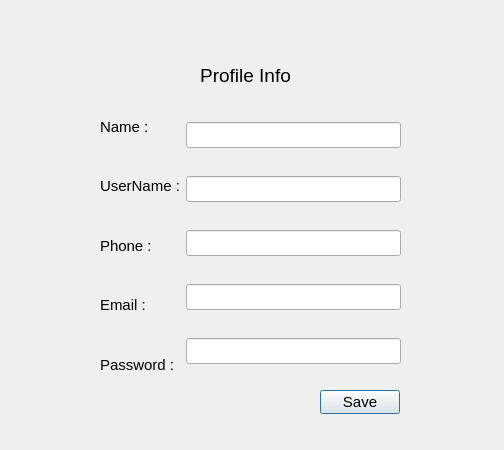
<?xml version="1.0" encoding="UTF-8"?>
<ui version="4.0">
 <class>ProfileDialog</class>
 <widget class="QDialog" name="ProfileDialog">
  <property name="geometry">
   <rect>
    <x>0</x>
    <y>0</y>
    <width>504</width>
    <height>450</height>
   </rect>
  </property>
  <property name="font">
   <font>
    <pointsize>11</pointsize>
   </font>
  </property>
  <property name="windowTitle">
   <string>Dialog</string>
  </property>
  <widget class="QWidget" name="horizontalLayoutWidget">
   <property name="geometry">
    <rect>
     <x>100</x>
     <y>100</y>
     <width>301</width>
     <height>291</height>
    </rect>
   </property>
   <layout class="QHBoxLayout" name="horizontalLayout">
    <item>
     <layout class="QVBoxLayout" name="verticalLayout">
      <item>
       <widget class="QLabel" name="label">
        <property name="text">
         <string>Name :</string>
        </property>
       </widget>
      </item>
      <item>
       <widget class="QLabel" name="label_2">
        <property name="text">
         <string>UserName :</string>
        </property>
       </widget>
      </item>
      <item>
       <widget class="QLabel" name="label_3">
        <property name="text">
         <string>Phone :</string>
        </property>
       </widget>
      </item>
      <item>
       <widget class="QLabel" name="label_4">
        <property name="text">
         <string>Email :</string>
        </property>
       </widget>
      </item>
      <item>
       <widget class="QLabel" name="label_5">
        <property name="text">
         <string>Password :</string>
        </property>
       </widget>
      </item>
     </layout>
    </item>
    <item>
     <layout class="QVBoxLayout" name="verticalLayout_2">
      <item>
       <widget class="QLineEdit" name="nameEdit"/>
      </item>
      <item>
       <widget class="QLineEdit" name="userNameEdit"/>
      </item>
      <item>
       <widget class="QLineEdit" name="phoneEdit"/>
      </item>
      <item>
       <widget class="QLineEdit" name="emailEdit"/>
      </item>
      <item>
       <widget class="QLineEdit" name="passwordEdit"/>
      </item>
     </layout>
    </item>
   </layout>
  </widget>
  <widget class="QLabel" name="label_6">
   <property name="geometry">
    <rect>
     <x>100</x>
     <y>60</y>
     <width>291</width>
     <height>31</height>
    </rect>
   </property>
   <property name="font">
    <font>
     <pointsize>14</pointsize>
    </font>
   </property>
   <property name="text">
    <string>Profile Info</string>
   </property>
   <property name="alignment">
    <set>Qt::AlignmentFlag::AlignCenter</set>
   </property>
  </widget>
  <widget class="QPushButton" name="pushButton">
   <property name="geometry">
    <rect>
     <x>320</x>
     <y>390</y>
     <width>80</width>
     <height>24</height>
    </rect>
   </property>
   <property name="text">
    <string>Save</string>
   </property>
  </widget>
 </widget>
 <resources/>
 <connections/>
</ui>
